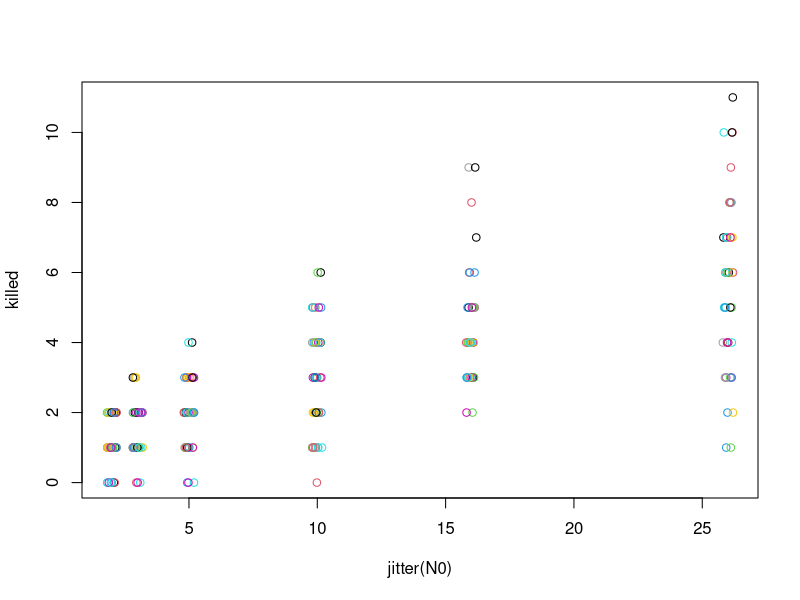

Write R code to recreate this figure. (Note: this script raises an error after producing the figure.)
mortrisk <- function(N0,h,a){
  risk <- a/(1+a*N0*h)                 ## Holling risk (per capita)
  pmin(1.0,risk)                         ## bound risk <= 1
}






set.seed(1001) ## set random-number seed for reproducibility
## The data will simulate a case where initial attack rate "a" varies
## across 6 replicate blocks
simdata <- function(nind){
  test.vals <- expand.grid(N0=c(2,3,5,10,16,26),
                           ind=1:nind)
  ## attack rate varies randomly by individual with a median of 0.5
  ##  and proportional variation of approx 10%
  a <- rlnorm(nind,meanlog=log(0.5),sdlog=0.1)
  ## handling time varies randomly by individual with a median of 0.1
  ##  and proportional variation of approx 10%
  h <- rlnorm(nind,meanlog=log(0.1),sdlog=0.1)
  p <- with(test.vals,mortrisk(N0=N0,
                               a=a[ind],
                               h=h[ind]))
  z <- rbinom(nrow(test.vals),prob=p,size=test.vals$N0)
  data.frame(test.vals,killed=z)
}
x <- simdata(46)
## Plot results ...
with(x,plot(jitter(N0),killed,col=ind))
## Now fit the data using maximum likelihood without block effects
eps <- 1e-4 ## used to bound probabilities between 0 and 1
##Using the classical unstructured Type II functional response
classic <- mle2(killed~dbinom(prob=pmax(eps,
                                        pmin(1-eps,1/(1/a+h*N0))),
                              size=N0),start=list(a=.01,h=.001),data=x)


names(x) <- c("initial", "ind", "killed")
